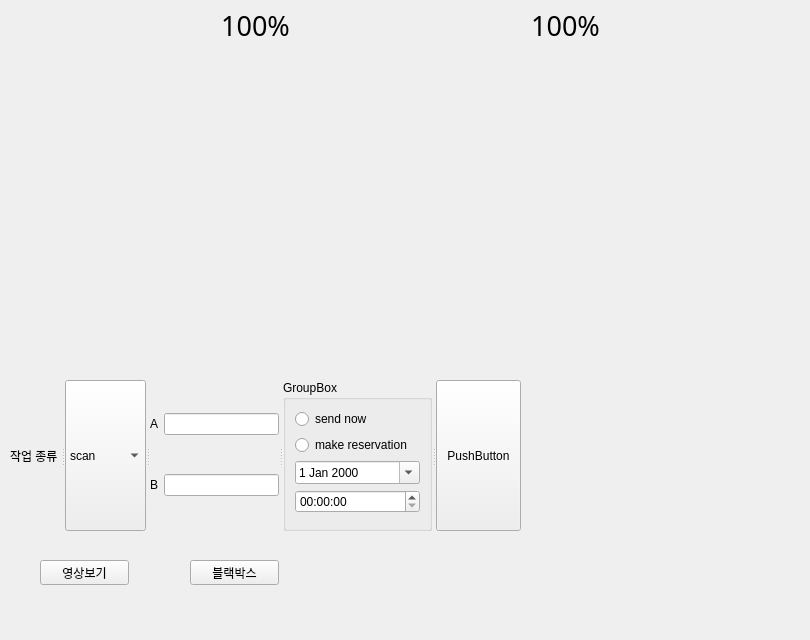
         <widget class="QWidget" name="map_page">
          <widget class="QPushButton" name="tree2_icon">
           <property name="geometry">
            <rect>
             <x>490</x>
             <y>120</y>
             <width>91</width>
             <height>91</height>
            </rect>
           </property>
           <property name="styleSheet">
            <string notr="true">border:none;
background-color: rgba(191, 64, 64, 0);</string>
           </property>
           <property name="text">
            <string/>
           </property>
           <property name="icon">
            <iconset resource="../../../../dev_ws/git_ws/deeplearning-repo-2/GUI/resources.qrc">
             <normaloff>:/icons/apple-tree-1.png</normaloff>:/icons/apple-tree-1.png</iconset>
           </property>
           <property name="iconSize">
            <size>
             <width>60</width>
             <height>60</height>
            </size>
           </property>
          </widget>
          <widget class="QPushButton" name="tree1_icon">
           <property name="geometry">
            <rect>
             <x>170</x>
             <y>120</y>
             <width>71</width>
             <height>91</height>
            </rect>
           </property>
           <property name="styleSheet">
            <string notr="true">border:none;
background-color: rgba(191, 64, 64, 0);</string>
           </property>
           <property name="text">
            <string/>
           </property>
           <property name="icon">
            <iconset resource="../../../../dev_ws/git_ws/deeplearning-repo-2/GUI/resources.qrc">
             <normaloff>:/icons/apple-tree-1.png</normaloff>:/icons/apple-tree-1.png</iconset>
           </property>
           <property name="iconSize">
            <size>
             <width>60</width>
             <height>60</height>
            </size>
           </property>
          </widget>
          <widget class="QLabel" name="tree2_label">
           <property name="geometry">
            <rect>
             <x>530</x>
             <y>10</y>
             <width>71</width>
             <height>31</height>
            </rect>
           </property>
           <property name="font">
            <font>
             <family>NanumSquareRound ExtraBold</family>
             <pointsize>20</pointsize>
             <weight>50</weight>
             <italic>false</italic>
             <bold>false</bold>
            </font>
           </property>
           <property name="styleSheet">
            <string notr="true">font: 20pt &quot;NanumSquareRound ExtraBold&quot;;
background-color: rgba(191, 64, 64, 0);

</string>
           </property>
           <property name="text">
            <string>100%</string>
           </property>
           <property name="alignment">
            <set>Qt::AlignCenter</set>
           </property>
          </widget>
          <widget class="QLabel" name="map_background">
           <property name="geometry">
            <rect>
             <x>0</x>
             <y>-20</y>
             <width>801</width>
             <height>631</height>
            </rect>
           </property>
           <property name="cursor">
            <cursorShape>ArrowCursor</cursorShape>
           </property>
           <property name="frameShape">
            <enum>QFrame::NoFrame</enum>
           </property>
           <property name="frameShadow">
            <enum>QFrame::Plain</enum>
           </property>
           <property name="text">
            <string/>
           </property>
           <property name="pixmap">
            <pixmap resource="resources_test.qrc">:/test_sources/test_map.png</pixmap>
           </property>
           <property name="scaledContents">
            <bool>true</bool>
           </property>
           <property name="alignment">
            <set>Qt::AlignCenter</set>
           </property>
           <property name="wordWrap">
            <bool>false</bool>
           </property>
           <property name="margin">
            <number>-19</number>
           </property>
          </widget>
          <widget class="QLabel" name="tree1_label">
           <property name="geometry">
            <rect>
             <x>220</x>
             <y>10</y>
             <width>71</width>
             <height>31</height>
            </rect>
           </property>
           <property name="font">
            <font>
             <family>NanumSquareRound ExtraBold</family>
             <pointsize>20</pointsize>
             <weight>50</weight>
             <italic>false</italic>
             <bold>false</bold>
            </font>
           </property>
           <property name="styleSheet">
            <string notr="true">font: 20t &quot;NanumSquareRound ExtraBold&quot;;
background-color: rgba(191, 64, 64, 0);</string>
           </property>
           <property name="text">
            <string>100%</string>
           </property>
           <property name="alignment">
            <set>Qt::AlignCenter</set>
           </property>
          </widget>
          <widget class="QSplitter" name="splitter">
           <property name="geometry">
            <rect>
             <x>10</x>
             <y>380</y>
             <width>511</width>
             <height>151</height>
            </rect>
           </property>
           <property name="orientation">
            <enum>Qt::Horizontal</enum>
           </property>
           <widget class="QLabel" name="test_map_label_3">
            <property name="text">
             <string>작업 종류</string>
            </property>
           </widget>
           <widget class="QComboBox" name="reserve_type_combo_2">
            <item>
             <property name="text">
              <string>scan</string>
             </property>
            </item>
            <item>
             <property name="text">
              <string>pollinate</string>
             </property>
            </item>
           </widget>
           <widget class="QWidget" name="layoutWidget_2">
            <layout class="QGridLayout" name="gridLayout_3">
             <property name="sizeConstraint">
              <enum>QLayout::SetDefaultConstraint</enum>
             </property>
             <item row="0" column="0">
              <widget class="QLabel" name="label_19">
               <property name="text">
                <string>A</string>
               </property>
              </widget>
             </item>
             <item row="1" column="0">
              <widget class="QLabel" name="label_20">
               <property name="text">
                <string>B</string>
               </property>
              </widget>
             </item>
             <item row="0" column="1">
              <widget class="QLineEdit" name="A_sequence_3">
               <property name="inputMethodHints">
                <set>Qt::ImhPreferNumbers</set>
               </property>
              </widget>
             </item>
             <item row="1" column="1">
              <widget class="QLineEdit" name="B_sequence_3">
               <property name="inputMethodHints">
                <set>Qt::ImhDigitsOnly</set>
               </property>
              </widget>
             </item>
            </layout>
           </widget>
           <widget class="QGroupBox" name="groupBox_7">
            <property name="title">
             <string>GroupBox</string>
            </property>
            <layout class="QFormLayout" name="formLayout">
             <item row="0" column="0" colspan="2">
              <widget class="QRadioButton" name="send_now_3">
               <property name="text">
                <string>send now</string>
               </property>
              </widget>
             </item>
             <item row="1" column="0">
              <widget class="QRadioButton" name="make_reservation_3">
               <property name="text">
                <string>make reservation</string>
               </property>
              </widget>
             </item>
             <item row="4" column="0" colspan="2">
              <widget class="QTimeEdit" name="reserve_time_3"/>
             </item>
             <item row="3" column="0" colspan="2">
              <widget class="QDateEdit" name="reserve_date_3">
               <property name="calendarPopup">
                <bool>true</bool>
               </property>
              </widget>
             </item>
            </layout>
           </widget>
           <widget class="QPushButton" name="task_upload_btn_2">
            <property name="text">
             <string>PushButton</string>
            </property>
           </widget>
          </widget>
          <widget class="QPushButton" name="tree1_icon_2">
           <property name="geometry">
            <rect>
             <x>710</x>
             <y>550</y>
             <width>71</width>
             <height>51</height>
            </rect>
           </property>
           <property name="styleSheet">
            <string notr="true">border:none;
background-color: rgba(191, 64, 64, 0);</string>
           </property>
           <property name="text">
            <string/>
           </property>
           <property name="icon">
            <iconset resource="resources_test.qrc">
             <normaloff>:/test_sources/Untitled.png</normaloff>:/test_sources/Untitled.png</iconset>
           </property>
           <property name="iconSize">
            <size>
             <width>60</width>
             <height>60</height>
            </size>
           </property>
          </widget>
          <widget class="QPushButton" name="tree1_icon_3">
           <property name="geometry">
            <rect>
             <x>570</x>
             <y>550</y>
             <width>71</width>
             <height>51</height>
            </rect>
           </property>
           <property name="styleSheet">
            <string notr="true">border:none;
background-color: rgba(191, 64, 64, 0);</string>
           </property>
           <property name="text">
            <string/>
           </property>
           <property name="icon">
            <iconset resource="resources_test.qrc">
             <normaloff>:/test_sources/green.png</normaloff>:/test_sources/green.png</iconset>
           </property>
           <property name="iconSize">
            <size>
             <width>60</width>
             <height>60</height>
            </size>
           </property>
          </widget>
          <widget class="QPushButton" name="pushButton_4">
           <property name="geometry">
            <rect>
             <x>40</x>
             <y>560</y>
             <width>89</width>
             <height>25</height>
            </rect>
           </property>
           <property name="text">
            <string>영상보기</string>
           </property>
          </widget>
          <widget class="QPushButton" name="pushButton_5">
           <property name="geometry">
            <rect>
             <x>190</x>
             <y>560</y>
             <width>89</width>
             <height>25</height>
            </rect>
           </property>
           <property name="text">
            <string>블랙박스</string>
           </property>
          </widget>
          <widget class="QPushButton" name="tree2_icon_2">
           <property name="geometry">
            <rect>
             <x>560</x>
             <y>120</y>
             <width>91</width>
             <height>91</height>
            </rect>
           </property>
           <property name="styleSheet">
            <string notr="true">border:none;
background-color: rgba(191, 64, 64, 0);</string>
           </property>
           <property name="text">
            <string/>
           </property>
           <property name="icon">
            <iconset resource="../../../../dev_ws/git_ws/deeplearning-repo-2/GUI/resources.qrc">
             <normaloff>:/icons/apple-tree-1.png</normaloff>:/icons/apple-tree-1.png</iconset>
           </property>
           <property name="iconSize">
            <size>
             <width>60</width>
             <height>60</height>
            </size>
           </property>
          </widget>
          <widget class="QPushButton" name="tree1_icon_4">
           <property name="geometry">
            <rect>
             <x>230</x>
             <y>120</y>
             <width>71</width>
             <height>91</height>
            </rect>
           </property>
           <property name="styleSheet">
            <string notr="true">border:none;
background-color: rgba(191, 64, 64, 0);</string>
           </property>
           <property name="text">
            <string/>
           </property>
           <property name="icon">
            <iconset resource="../../../../dev_ws/git_ws/deeplearning-repo-2/GUI/resources.qrc">
             <normaloff>:/icons/apple-tree-1.png</normaloff>:/icons/apple-tree-1.png</iconset>
           </property>
           <property name="iconSize">
            <size>
             <width>60</width>
             <height>60</height>
            </size>
           </property>
          </widget>
          <zorder>map_background</zorder>
          <zorder>splitter</zorder>
          <zorder>tree2_icon</zorder>
          <zorder>tree1_icon</zorder>
          <zorder>tree2_label</zorder>
          <zorder>tree1_label</zorder>
          <zorder>tree1_icon_2</zorder>
          <zorder>tree1_icon_3</zorder>
          <zorder>pushButton_4</zorder>
          <zorder>pushButton_5</zorder>
          <zorder>tree2_icon_2</zorder>
          <zorder>tree1_icon_4</zorder>
         </widget>
